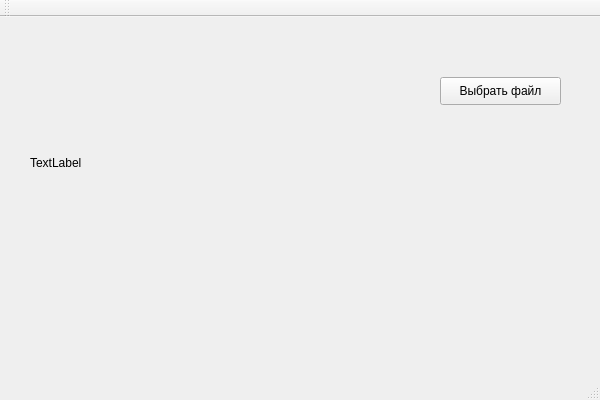
<?xml version="1.0" encoding="UTF-8"?>
<ui version="4.0">
 <class>QtAppForTheTerminalClass</class>
 <widget class="QMainWindow" name="QtAppForTheTerminalClass">
  <property name="geometry">
   <rect>
    <x>0</x>
    <y>0</y>
    <width>600</width>
    <height>400</height>
   </rect>
  </property>
  <property name="windowTitle">
   <string>QtAppForTheTerminal</string>
  </property>
  <widget class="QWidget" name="centralWidget">
   <widget class="QPushButton" name="buttonOpenFile">
    <property name="geometry">
     <rect>
      <x>440</x>
      <y>60</y>
      <width>121</width>
      <height>28</height>
     </rect>
    </property>
    <property name="text">
     <string>Выбрать файл</string>
    </property>
   </widget>
   <widget class="QLabel" name="labelFilename">
    <property name="geometry">
     <rect>
      <x>30</x>
      <y>60</y>
      <width>391</width>
      <height>171</height>
     </rect>
    </property>
    <property name="text">
     <string>TextLabel</string>
    </property>
   </widget>
  </widget>
  <widget class="QMenuBar" name="menuBar">
   <property name="geometry">
    <rect>
     <x>0</x>
     <y>0</y>
     <width>600</width>
     <height>26</height>
    </rect>
   </property>
  </widget>
  <widget class="QToolBar" name="mainToolBar">
   <attribute name="toolBarArea">
    <enum>TopToolBarArea</enum>
   </attribute>
   <attribute name="toolBarBreak">
    <bool>false</bool>
   </attribute>
  </widget>
  <widget class="QStatusBar" name="statusBar"/>
 </widget>
 <layoutdefault spacing="6" margin="11"/>
 <resources>
  <include location="QtAppForTheTerminal.qrc"/>
 </resources>
 <connections/>
</ui>
